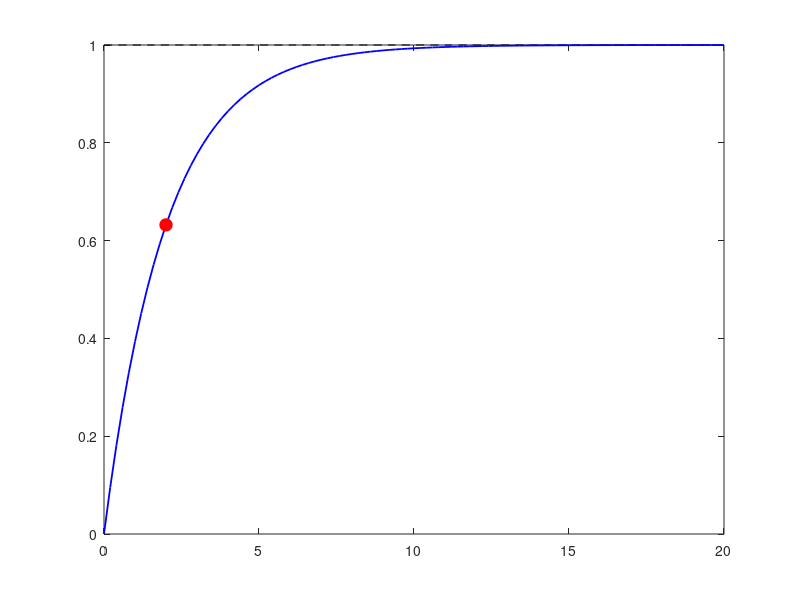

The MATLAB source for this figure: (Note: this script raises an error after producing the figure.)
%% First-Order System Response
% *One pole, one time constant, no overshoot.*
%
% Ogata, _Modern Control Engineering_, Ch. 5.
%
% In this tutorial you will:
%
% * derive the $1/(Ts+1)$ step response and the 63.2% rule,
% * read the time constant $T$ off the initial slope, and
% * see the ramp and impulse responses of a first-order lag.
%
% Step through with *Ctrl+Enter*, or render a report with |publish|.
%
% A first-order system has the transfer function
%
% $\frac{Y(s)}{R(s)} = \frac{1}{Ts+1}$
%
% where $T$ is the system's *time constant*. Physically this is the
% same form derived for the RC circuit, the liquid-level tank, and the
% thermometer in |Mathematical Models/|.

%% Unit-Step Response Derivation
% With $R(s)=1/s$:
%
% $Y(s) = \frac{1}{Ts+1}\cdot\frac{1}{s} = \frac{1}{s} - \frac{T}{Ts+1}$
%
% Taking the inverse Laplace transform:
%
% $y(t) = 1 - e^{-t/T}, \quad t\ge 0$
%
% so $y(t)\to 1$ as $t\to\infty$ with no overshoot -- a first-order
% system's step response is always monotonic.
T = 2;
G = tf(1,[T 1]);

figure
[ys,ts] = step(G);
plot(ts, ones(size(ts)),'k--', ts, ys,'b','LineWidth',1.3)
hold on
plot(T, 1-exp(-1),'ro','MarkerSize',9,'MarkerFaceColor','r')
xline(T,'r:')
hold off
legend('Input step (before)','Output $y(t)$ (after)','$63.2\%$ at $t=T$', ...
    'Interpreter','latex','FontSize',11,'Location','southeast')
title('First-Order Step: Input vs. Output (time constant $T$)','Interpreter','latex','FontSize',15)
ylabel('amplitude','Interpreter','latex','FontSize',16)
set(get(gca, 'YLabel'), 'Rotation', 0)
xlabel('$t$','Interpreter','latex','FontSize',20)

%% The 63.2% Time-Constant Rule
% At $t=T$: $y(T) = 1-e^{-1}\approx 0.632$. At $t=2T$,
% $y(2T)=1-e^{-2}\approx 0.865$; at $t=3T$, $y(3T)=1-e^{-3}\approx
% 0.950$; at $t=4T$, $y(4T)\approx 0.982$. By convention the system is
% considered to have settled after about $4T$ (the 2% settling-time
% rule).
[y,t] = step(G);
y_at_T  = interp1(t,y,T);
y_at_2T = interp1(t,y,2*T);
y_at_3T = interp1(t,y,3*T);
y_at_4T = interp1(t,y,4*T);
fprintf('y(T)  = %.4f (expect ~0.632)\n', y_at_T)
fprintf('y(2T) = %.4f (expect ~0.865)\n', y_at_2T)
fprintf('y(3T) = %.4f (expect ~0.950)\n', y_at_3T)
fprintf('y(4T) = %.4f (expect ~0.982)\n', y_at_4T)

%% Slope at the Origin
% Differentiating $y(t)=1-e^{-t/T}$ gives $\dot{y}(0)=1/T$: the
% tangent line drawn at $t=0$ reaches the final value $y=1$ exactly at
% $t=T$, a graphical method for reading $T$ off an experimental step
% response.
tangent = t/T;
figure
hold on
plot(t,y)
plot(t,tangent,'--')
ylim([0 1.2])
hold off
legend('$y(t)$','Tangent at $t=0$','Interpreter','latex','FontSize',14,'Location','southeast')
title('Graphical Time-Constant Estimation','Interpreter','latex','FontSize',20)
ylabel('$y(t)$','Interpreter','latex','FontSize',20)
set(get(gca, 'YLabel'), 'Rotation', 0)
xlabel('$t$','Interpreter','latex','FontSize',20)

%% Unit-Ramp and Unit-Impulse Response
% For a unit ramp input, $Y(s) = \frac{1}{s^2(Ts+1)}$, giving
% $y(t) = t - T + Te^{-t/T}$; the steady-state error to a ramp is a
% constant lag of $T$ seconds. For a unit impulse,
% $y(t) = \frac{1}{T}e^{-t/T}$ -- a decaying exponential starting at
% $1/T$.
figure
subplot(2,1,1)
t2 = 0:0.01:10;
y_ramp = t2 - T + T*exp(-t2/T);
plot(t2,y_ramp)
title('First-Order Ramp Response','Interpreter','latex','FontSize',16)
ylabel('$y(t)$','Interpreter','latex','FontSize',16)
set(get(gca, 'YLabel'), 'Rotation', 0)

subplot(2,1,2)
impulse(G)
title('First-Order Impulse Response','Interpreter','latex','FontSize',16)
ylabel('$y(t)$','Interpreter','latex','FontSize',16)
set(get(gca, 'YLabel'), 'Rotation', 0)
xlabel('$t$','Interpreter','latex','FontSize',16)
